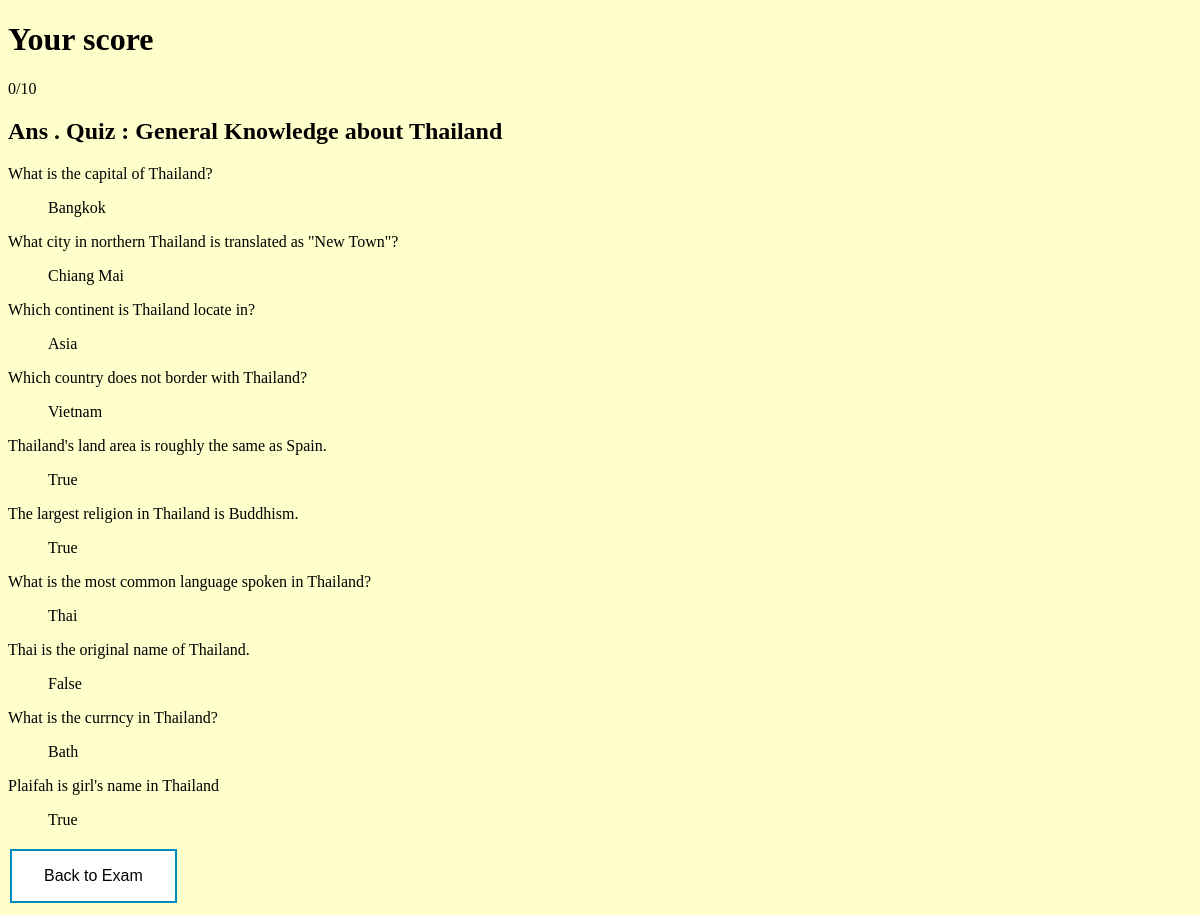
/quiz/1/score/, run on an earlier commit of the app's database.
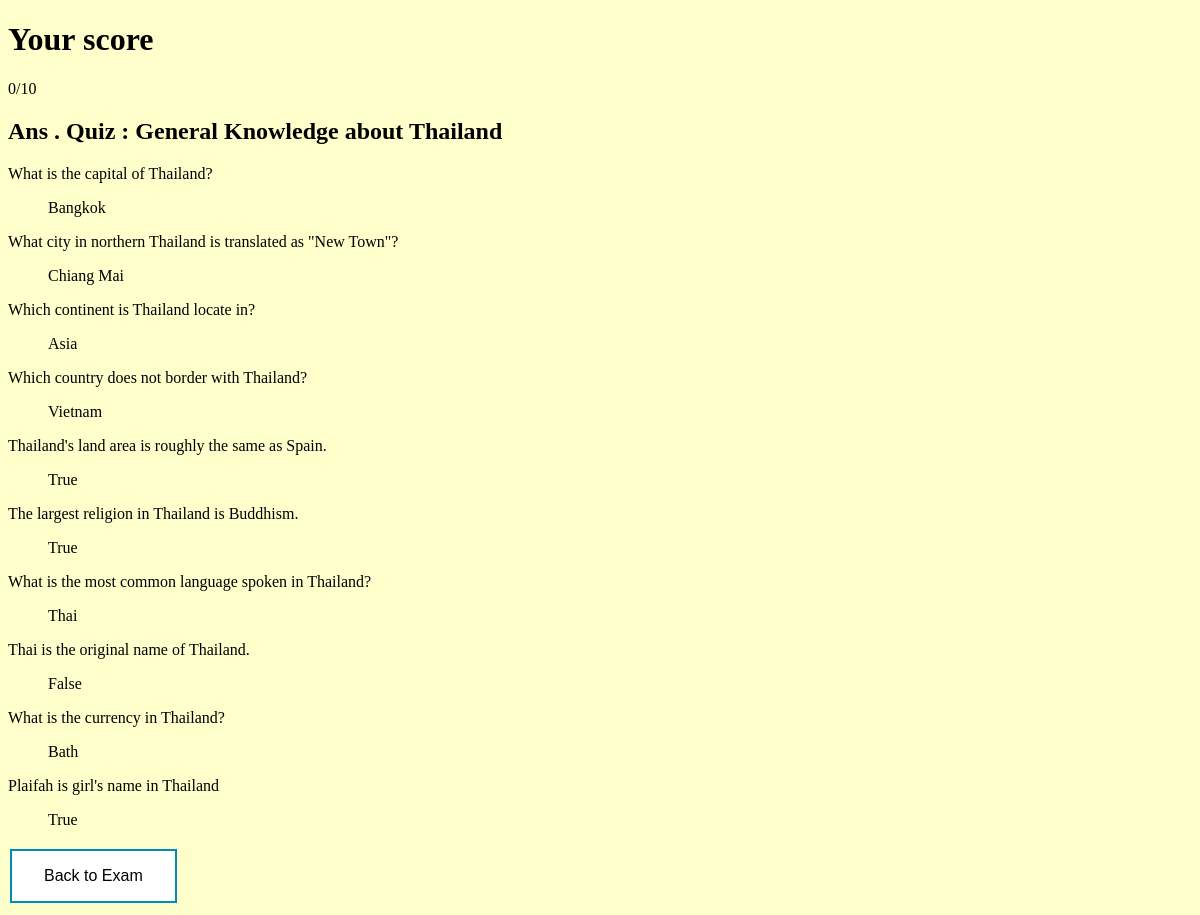
And on a later commit of the database.
### quiz/models.py (models this page shows, shortened)
class Quiz(models.Model):
   exam = models.ForeignKey(Exam)
   quiz_name = models.CharField(max_length=200)

### quiz/views.py (the view)
# urls.py: url(r'^(?P<exam_id>[0-9]+)/score/$', views.score, name='score'),
def score(request,exam_id):
    exam = Exam.objects.get(pk=exam_id)
    question_all = Quiz.objects.count()
    score = 0
    try:
        for i in range (1,exam.quiz_set.count()+1):
            answer = request.POST.get("quiz"+str(i))
            selected_choice = Choice.objects.get(pk=answer)
            if selected_choice.corrected:
                score = score + 1
            else:
                print("quiz"+str(i))
    except:
        pass
    context = {'score':score , 'exam':exam ,'question_all':question_all  }
    return render(request,'score.html',context)

### quiz/templates/score.html (shortened to what this page needs)
<!DOCTYPE html>
<html>
<head>
</head>
<body>
<form action="{% url 'index'  %}" method="post">
<h1>Your score</h1>
{{score}}/{{question_all}}
<h2>Ans . {{ exam.name }}</h2>
{% for quiz in exam.quiz_set.all %}
    {{ quiz.quiz_name }}
<ul>
{% for choice in quiz.choice_set.all %}
  {% if choice.corrected %}
          {{choice.choice_name}}
    {% endif %}
{% endfor %}
</ul>
{% endfor %}
  <button class="button button2">Back to Exam</button>
</body>
</html>

What changed in the data, as far as the page shows it:
changed Quiz: quiz_name "What is the currncy in Thailand?" → "What is the currency in Thailand?"
